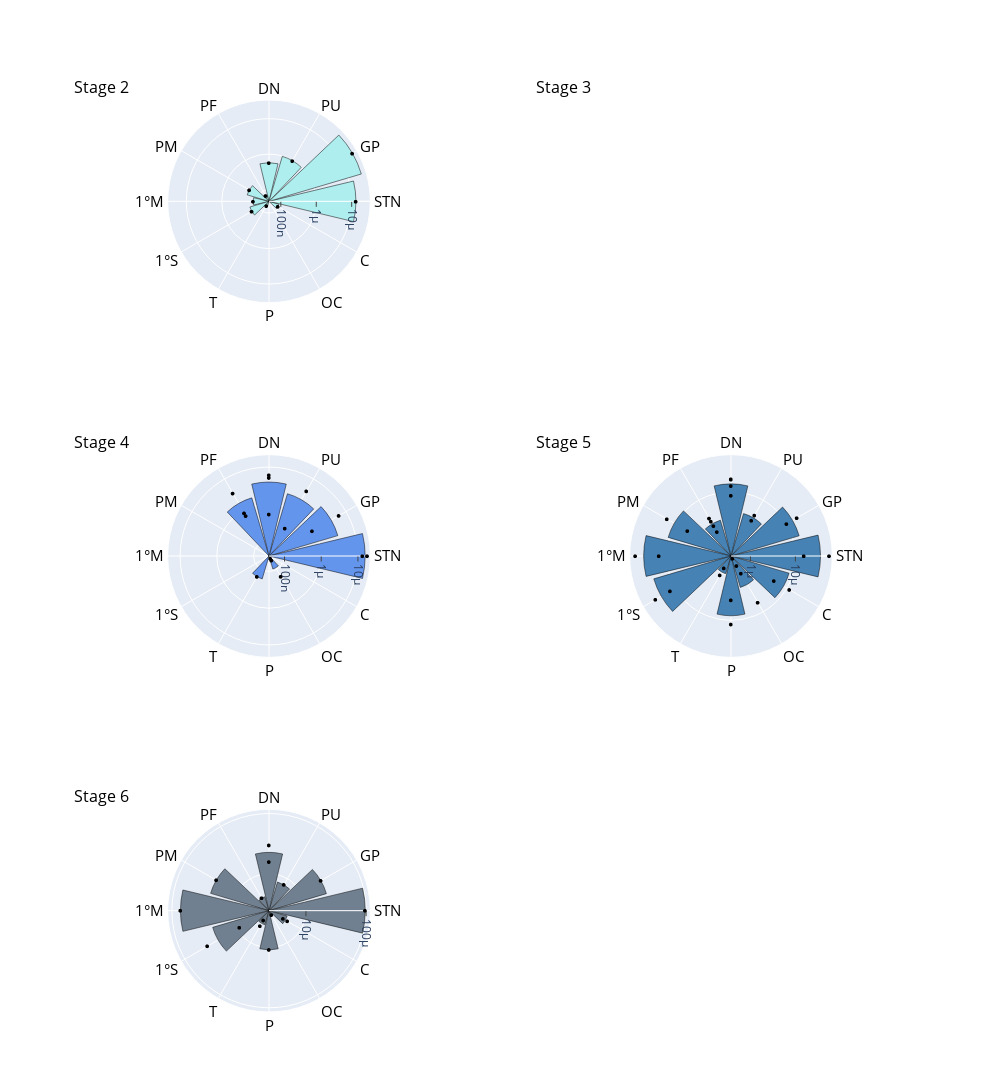

The notebook cell saved with this chart:
### Markdown cell above
**not PSP-RS: Tau hallmark density**

### Code cell
tau_hallmark_plot = polar_plot(dict_subset=psp_stage_dict_not_psp_rs,
                    dict_mean=mean_tau_hallmark_dict_not_psp_rs,
                    tau_type='Tau_hallmark_density',
                    val_add=0.00005,
                    anatomical_order=anatomical_order,
                    marker_colors=['PaleTurquoise','skyblue','cornflowerblue','steelblue','slategrey'],
                    marker_color='',
                    marker_line_color="black",
                   title='',
                   tick_label=True,
                   fig_height=1200,
                   fig_width=1000,
                   tickangle_val=90) # 'Tau hallmark density across brain regions in PSP'
tau_hallmark_plot.show()

### Figure 1 — Plotly figure (JSON) as saved in the notebook; plotly's stock layout.template omitted (floating-point values rounded to 4 significant figures)
{"data": [{"marker": {"color": "PaleTurquoise", "line": {"color": "black"}}, "name": "Tau density, stage 2", "r": [0, 6.449e-08, 7.122e-08, 9.052e-08, 1.296e-07, 1.691e-07, 2.035e-07, 5.71e-07, 9.784e-07, 1.317e-05, 2.419e-05], "showlegend": false, "subplot": "polar", "theta": ["OC", "T", "PF", "C", "1°M", "1°S", "PM", "DN", "PU", "STN", "GP"], "type": "barpolar"}, {"marker": {"color": "black", "size": 4}, "mode": "markers", "name": "Stage 2", "r": [7.122e-08, 0, 1.691e-07, 1.296e-07, 2.035e-07, 6.449e-08, 9.052e-08, 1.317e-05, 9.784e-07, 2.419e-05, 5.71e-07], "showlegend": false, "subplot": "polar", "theta": ["PF", "OC", "1°S", "1°M", "PM", "T", "C", "STN", "PU", "GP", "DN"], "type": "scatterpolargl"}, {"marker": {"color": "cornflowerblue", "line": {"color": "black"}}, "name": "Tau density, stage 4", "r": [8.862e-08, 1.694e-07, 1.698e-06, 2.223e-06, 3.413e-06, 3.913e-06, 1.574e-05], "showlegend": false, "subplot": "polar3", "theta": ["OC", "T", "PF", "PU", "GP", "DN", "STN"], "type": "barpolar"}, {"marker": {"color": "black", "size": 4}, "mode": "markers", "name": "Stage 4", "r": [3.555e-06, 5.195e-08, 1.682e-07, 8.451e-07, 4.569e-08, 6.93e-07, 1.694e-07, 4.166e-06, 1.805e-05, 5.959e-06, 1.343e-05, 2.802e-07, 8.662e-07, 5.14e-06, 6.081e-06, 5.192e-07], "showlegend": false, "subplot": "polar3", "theta": ["PF", "OC", "OC", "PF", "OC", "PF", "T", "PU", "STN", "GP", "STN", "PU", "GP", "DN", "DN", "DN"], "type": "scatterpolargl"}, {"marker": {"color": "steelblue", "line": {"color": "black"}}, "name": "Tau density, stage 5", "r": [9.546e-07, 1.98e-06, 2.502e-06, 3.554e-06, 7.892e-06, 8.225e-06, 1.06e-05, 1.41e-05, 1.486e-05, 2.289e-05, 3.24e-05, 3.626e-05], "showlegend": false, "subplot": "polar4", "theta": ["T", "OC", "PF", "PU", "P", "C", "PM", "GP", "DN", "1°S", "1°M", "STN"], "type": "barpolar"}, {"marker": {"color": "black", "size": 4}, "mode": "markers", "name": "Stage 5", "r": [2.841e-06, 6.579e-07, 3.435e-06, 4.301e-07, 1.539e-06, 5.799e-06, 3.221e-05, 1.634e-05, 4.991e-05, 1.224e-05, 7.595e-07, 1.174e-05, 1.488e-05, 4.853e-06, 1.356e-05, 3.545e-06, 2.194e-06, 1.034e-06, 1.15e-06, 4.712e-06, 5.7e-05, 4.101e-06, 9.95e-06, 1.553e-05, 3.007e-06, 1.825e-05, 1.905e-05, 1.347e-05, 1.873e-05, 8.186e-06], "showlegend": false, "subplot": "polar4", "theta": ["PF", "OC", "PF", "OC", "PF", "OC", "1°S", "PM", "1°M", "P", "T", "C", "1°M", "PM", "1°S", "P", "PF", "OC", "T", "C", "STN", "PU", "GP", "STN", "PU", "GP", "DN", "DN", "DN", "DN"], "type": "scatterpolargl"}, {"marker": {"color": "slategrey", "line": {"color": "black"}}, "name": "Tau density, stage 6", "r": [2.955e-06, 4.239e-06, 4.281e-06, 5.018e-06, 7.628e-06, 1.092e-05, 2.266e-05, 2.304e-05, 2.405e-05, 2.501e-05, 7.207e-05, 9.677e-05], "showlegend": false, "subplot": "polar5", "theta": ["OC", "PF", "T", "C", "PU", "P", "DN", "1°S", "GP", "PM", "1°M", "STN"], "type": "barpolar"}, {"marker": {"color": "black", "size": 4}, "mode": "markers", "name": "Stage 6", "r": [4.239e-06, 2.955e-06, 3.711e-05, 4.815e-06, 5.485e-06, 8.974e-06, 7.207e-05, 2.501e-05, 1.092e-05, 3.747e-06, 4.551e-06, 9.677e-05, 7.628e-06, 2.405e-05, 1.568e-05, 2.963e-05], "showlegend": false, "subplot": "polar5", "theta": ["PF", "OC", "1°S", "T", "C", "1°S", "1°M", "PM", "P", "T", "C", "STN", "PU", "GP", "DN", "DN"], "type": "scatterpolargl"}], "layout": {"annotations": [{"font": {"color": "black", "size": 16}, "showarrow": false, "text": "Stage 2", "x": 0.025, "xanchor": "center", "xref": "paper", "y": 1, "yanchor": "bottom", "yref": "paper"}, {"font": {"color": "black", "size": 16}, "showarrow": false, "text": "Stage 3", "x": 0.575, "xanchor": "center", "xref": "paper", "y": 1, "yanchor": "bottom", "yref": "paper"}, {"font": {"color": "black", "size": 16}, "showarrow": false, "text": "Stage 4", "x": 0.025, "xanchor": "center", "xref": "paper", "y": 0.6111, "yanchor": "bottom", "yref": "paper"}, {"font": {"color": "black", "size": 16}, "showarrow": false, "text": "Stage 5", "x": 0.575, "xanchor": "center", "xref": "paper", "y": 0.6111, "yanchor": "bottom", "yref": "paper"}, {"font": {"color": "black", "size": 16}, "showarrow": false, "text": "Stage 6", "x": 0.025, "xanchor": "center", "xref": "paper", "y": 0.2222, "yanchor": "bottom", "yref": "paper"}], "height": 1200, "polar": {"angularaxis": {"categoryarray": ["STN", "GP", "PU", "DN", "PF", "PM", "1°M", "1°S", "T", "P", "OC", "C"], "color": "black", "tickfont": {"size": 15}}, "domain": {"x": [0, 0.45], "y": [0.7778, 1]}, "radialaxis": {"dtick": 1, "range": [null, -3.833], "showticklabels": true, "tickangle": 90, "ticks": "outside", "type": "log"}}, "polar2": {"angularaxis": {"categoryarray": ["STN", "GP", "PU", "DN", "PF", "PM", "1°M", "1°S", "T", "P", "OC", "C"], "color": "black", "tickfont": {"size": 15}}, "domain": {"x": [0.55, 1], "y": [0.7778, 1]}, "radialaxis": {"dtick": 1, "range": [null, -3.833], "showticklabels": true, "tickangle": 90, "ticks": "outside", "type": "log"}}, "polar3": {"angularaxis": {"categoryarray": ["STN", "GP", "PU", "DN", "PF", "PM", "1°M", "1°S", "T", "P", "OC", "C"], "color": "black", "tickfont": {"size": 15}}, "domain": {"x": [0, 0.45], "y": [0.3889, 0.6111]}, "radialaxis": {"dtick": 1, "range": [null, -3.833], "showticklabels": true, "tickangle": 90, "ticks": "outside", "type": "log"}}, "polar4": {"angularaxis": {"categoryarray": ["STN", "GP", "PU", "DN", "PF", "PM", "1°M", "1°S", "T", "P", "OC", "C"], "color": "black", "tickfont": {"size": 15}}, "domain": {"x": [0.55, 1], "y": [0.3889, 0.6111]}, "radialaxis": {"dtick": 1, "range": [null, -3.833], "showticklabels": true, "tickangle": 90, "ticks": "outside", "type": "log"}}, "polar5": {"angularaxis": {"categoryarray": ["STN", "GP", "PU", "DN", "PF", "PM", "1°M", "1°S", "T", "P", "OC", "C"], "color": "black", "tickfont": {"size": 15}}, "domain": {"x": [0, 0.45], "y": [0, 0.2222]}, "radialaxis": {"dtick": 1, "range": [null, -3.833], "showticklabels": true, "tickangle": 90, "ticks": "outside", "type": "log"}}, "polar6": {"domain": {"x": [0.55, 1], "y": [0, 0.2222]}}, "title": {"text": ""}, "width": 1000}}
